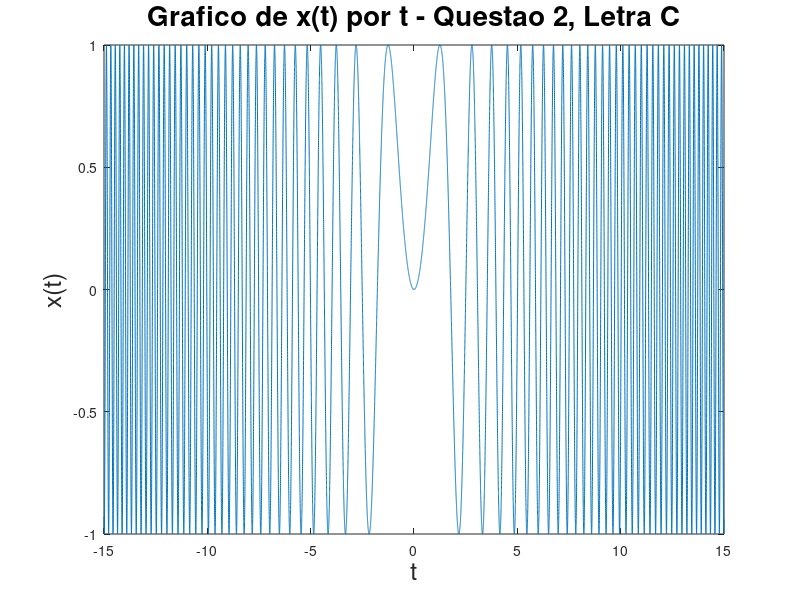

Reproduce this figure in MATLAB.
% Programa da segunda questao do trabalho de sinais e sistemas
% 2022.2

% Intervalo
dt=0.001;

%   Letra c)
w=1;
t=-15:dt:15-dt; x=sin(w*(t.^2));

% Plotando
plot(t,x);
title("Grafico de x(t) por t - Questao 2, Letra C", "fontsize", 20);
xlabel("t", "fontsize", 18);
ylabel("x(t)", "fontsize", 18);
